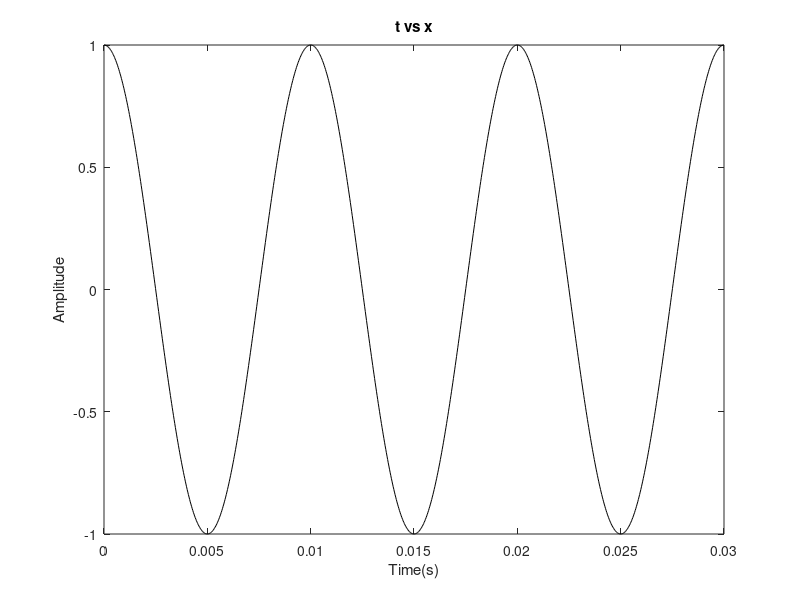

Write MATLAB code to recreate this figure. (Note: this script raises an error after producing the figure.)
%% Lab 5
% BME210
% Bryan Xavier
%% Question 1 
% (a)
clc; clear; close all
f = 100;
T = 1/f;
t = linspace(0,3*T,1000);
x = cos(200*pi*t);
figure
plot(t,x,'k')
title('t vs x')
xlabel('Time(s)')
ylabel('Amplitude')
hold on
% Plots 3 periods of desired sinosuidal signal
% (b)
Ts = 0.002;
t = 0:Ts:3*T;
Fo = 100;
xn = cos(2*pi*Fo*t);
stem(t, xn,'bl');
% Samples the sinosuidal signal at a sampling period of 0.002 using stem
% plots
% (c)
Ts = 0.009;
t = 0:Ts:3*T;
Fo = 100;
xn = cos(2*pi*Fo*t);
stem(t, xn,'r');
% Samples the sinosuidal signal at a sampling period of 0.009 using stem
% plots
legend('Original Signal','Sampling Period = 0.002', 'Sampling period = 0.009')
%% Question 2
clc; clear; close all
fmax = 100;
T = 1/fmax;
Ts1 = 0.009;
Ts2 = 0.002;
t = linspace(0,3*T,1000);
%(a)
t1 = 0:Ts2:3*T;
xn = cos(2*pi*fmax*t1);
stem(t1, xn,'bl');
hold on
t2 = 0:Ts1:3*T;
xn = cos(2*pi*fmax*t2);
stem(t2, xn,'r');
title('Sample back to original')
xlabel('Time(s)')
ylabel('Amplitude')
%plots the two sampled sinosuidal waves using stem plots
%(b)
w1 = 2*100;
fs1 = 1/Ts1;
wp1 = w1/fs1;
wp1 = -pi*(wp1-2);
w1 = wp1*fs1;
x1 = cos(w1*t);
plot(t,x1)
%Recontructed sinosudial wave using 0.009 sampling period
%(c)
w2 = 2*100;
fs2 = 1/Ts2;
wp2 = w2/fs2;
w2 = wp2*pi*fs2;
x2 = cos(w2*t);
plot(t,x2)
%Recontructed sinosudial wave using 0.002 sampling period
legend('Ts = 0.009','Ts = 0.002', 'Reconstructed signal using Ts = 0.009','Reconstructed signal using Ts = 0.002')
%(d)
%Undersampling causes a signal that has som of the points on the orginal function 
% but the signal sampling isn't happening fast enough to recreate the
% signal, your undersampled signal will then have different peaks and
% periods and not fit the curve
%% Question 3
clc; clear; close all;
%(a)
load ECG1.mat
%(b)
Fs=1000;
Ecg = fft(ecg(:,2));
n = length(Ecg);
f = (0:n-1)*(Fs/n);
power = abs(Ecg).^2/n;
plot(f,power)
xlabel('Frequency (Hz)');
ylabel('Power');
title('Power Spectrum of Original ECG Signal');
%Creates power spectrum of Ecg signal
%(c)
t = (0:1/Fs:1);
t = t(:,1:950)';
noise1 = 2*cos(2*pi*300*t);
noise2 = 2*cos(2*pi*2.5*t);
ecg_noise = ecg(:,2) + noise1 + noise2;
%Adds noise to the sample
% (d)
figure
plot(t, ecg(:,2))
hold on
plot(t, ecg_noise)
title("Ecg vs Noisy Ecg")
xlabel('Time(s)')
ylabel('Amplitude')
legend('Orginial Ecg', 'Noisy Ecg')
hold off
%Plots ecg signal ontop of ecg signal with noise for comparison 
%(e)
Ecg_noise = fft(ecg_noise);
n_noise = length(Ecg_noise);
f_noise = (0:n_noise-1)*(Fs/n);
power_noise = abs(Ecg_noise).^2/n_noise;
figure
subplot(2,1,1)
plot(f,power)
xlabel('Frequency (Hz)');
ylabel('Power');
title('Power Spectrum of Original ECG');

subplot(2,1,2)
plot(f_noise,power_noise,'r')
xlabel('Frequency (Hz)');
ylabel('Power');
title('Power Spectrum of Noisy ECG Signals');
% Plots both power spectrum of ecg signal and ecg signal with noise 
%(f)
Wn = 0.4;
N = 300;
a = fir1(N,Wn);
filteredsignal = filtfilt(a,1,ecg_noise);
%Filters ecg signal with noise through a low pass filter
%(g)
figure
plot(t,filteredsignal)
xlabel('Time(s)')
ylabel('Amplitude')
title('Noisy Ecg signal after low-pass filter')
%Plots ecg signal after being put through a low pass filter
%(h)
Wn2 = 0.015;
N2 = 300;
a2 = fir1(N2,Wn2,'high');
filteredsignal2 = filtfilt(a2,1,filteredsignal);
%Filters ecg signal with noise(after being put through a low pass filter) through a high pass filter
%(i)
figure
plot(t,filteredsignal2)
xlabel('Time(s)')
ylabel('Amplitude')
title('Noisy Ecg signal after low-pass filter and high-pass filter')
hold on
plot(t, ecg(:,2))
legend('Filtered signal','Original signal')
%Plots ecg signal after being put through a low pass filter and high pass
%filter